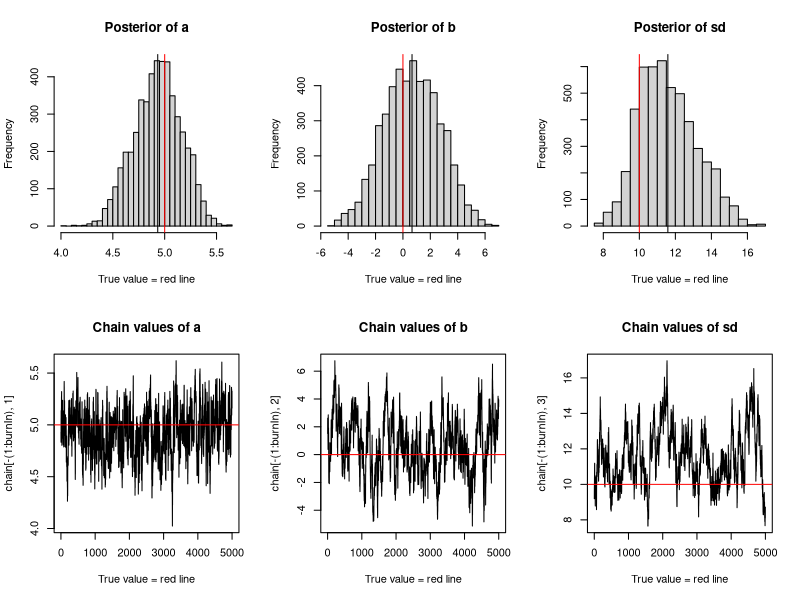

Write the R code that produced this figure.
likelihood <- function(param){   
  a = param[1]     
  b = param[2]     
  sd = param[3]
  
  pred = a*x + b 
  singlelikelihoods = dnorm(y, mean = pred, sd = sd, log = T) 
  sumll = sum(singlelikelihoods)
  return(sumll)
}
slopevalues <- function(x){return(likelihood(c(x, trueB, trueSd)))} 

prior <- function(param){  
  a = param[1]     
  b = param[2]     
  sd = param[3]    
  aprior = dunif(a, min=0, max=10, log = T)  
  bprior = dnorm(b, sd = 5, log = T)
  sdprior = dunif(sd, min=0, max=30, log = T) 
  return(aprior+bprior+sdprior) 
}

posterior <- function(param){
  return (likelihood(param) + prior(param))
}
proposalfunction <- function(param){ 
  return(rnorm(3,mean = param, sd= c(0.1,0.5,0.3)))
}

run_metropolis_MCMC <- function(startvalue, iterations){
  chain = array(dim = c(iterations+1,3))
  chain[1,] = startvalue  
  for (i in 1:iterations){  
    proposal = proposalfunction(chain[i,]) 
    probab = exp(posterior(proposal) - posterior(chain[i,]))  
    
    if (runif(1) < probab){  
      chain[i+1,] = proposal  
    }else{ 
      chain[i+1,] = chain[i,]  
    }
  } 
  return(chain) 
}

fit_13<-function(chain, burnIn, trueA, tureB, trueSd){
  par(mfrow = c(2,3))  
  hist(chain[-(1:burnIn),1],nclass=30, , main="Posterior of a", xlab="True value = red line" )  
  abline(v = mean(chain[-(1:burnIn),1])) 
  abline(v = trueA, col="red" ) 
  
  hist(chain[-(1:burnIn),2],nclass=30, main="Posterior of b", xlab="True value = red line") 
  abline(v = mean(chain[-(1:burnIn),2]))  
  abline(v = trueB, col="red" )
  
  hist(chain[-(1:burnIn),3],nclass=30, main="Posterior of sd", xlab="True value = red line") 
  abline(v = mean(chain[-(1:burnIn),3]) )
  abline(v = trueSd, col="red" ) 
  
  plot(chain[-(1:burnIn),1], type = "l", xlab="True value = red line" , main = "Chain values of a", ) 
  abline(h = trueA, col="red" ) 
  plot(chain[-(1:burnIn),2], type = "l", xlab="True value = red line" , main = "Chain values of b", )  
  abline(h = trueB, col="red" ) 
  plot(chain[-(1:burnIn),3], type = "l", xlab="True value = red line" , main = "Chain values of sd", ) 
  abline(h = trueSd, col="red" )
  
}

startvalue = c(4,0,10)
sampleSize=31
burnIn=5000
trueA=5
trueB=0
trueSd=10
x <- (-(sampleSize-1)/2):((sampleSize-1)/2)
y <-  trueA * x + trueB + rnorm(n=sampleSize,mean=0,sd=trueSd)
chain = run_metropolis_MCMC(startvalue, 10000)
fit_13(chain,burnIn,trueA,trueB,trueSd)


summary(lm(y~x))